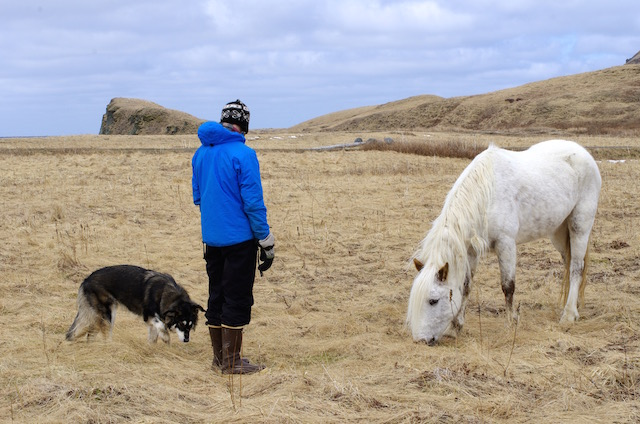
#> input picture data/person.jpg, 640 x 424 px
$ python visualize.py
#> lines starting #> are read from the running program, lines starting #| are printed output that depends on the picture; after the words box and inside, x2 and y2 are one past the last pixel; in counts of white or black regions, pixels touching at a corner belong together
import cv2

img_path = './data/person.jpg'
box = [0.787013, 0.571579, 0.305597, 0.481827]

img = cv2.imread(img_path)
#> img is the input picture: shape (424, 640, 3); mean B, G, R 154.7, 160.1, 166.5
img_h, img_w = img.shape[:2]
#> img_h = 424; img_w = 640

x, y, w, h = box
x_left = int((x - w / 2) * img_w)
#> x_left = 405
y_top = int((y - h / 2) * img_h)
#> y_top = 140
w = int(w * img_w)
#> w = 195
h = int(h * img_h)
#> h = 204

print(x_left, y_top, w, h)
#| 405 140 195 204
cv2.rectangle(img, (x_left, y_top), (x_left + w, y_top + h), (0, 0, 255), 2)
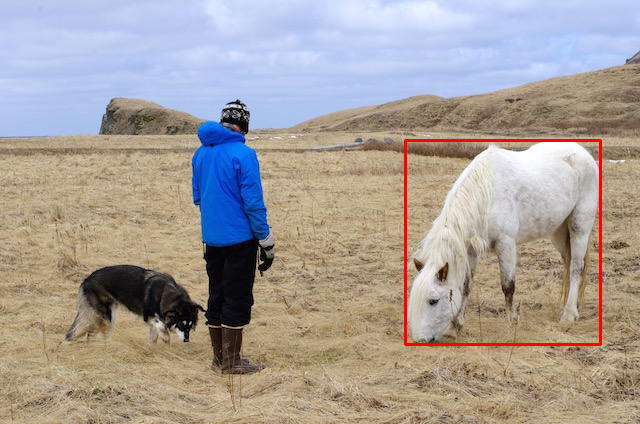
#> img: shape (424, 640, 3); 0.88% of pixels changed, all inside (x1, y1, x2, y2) = (404, 139, 602, 346)

cv2.imshow('img', img)
cv2.waitKey()

$ run again, with data/dog.jpg copied over data/person.jpg
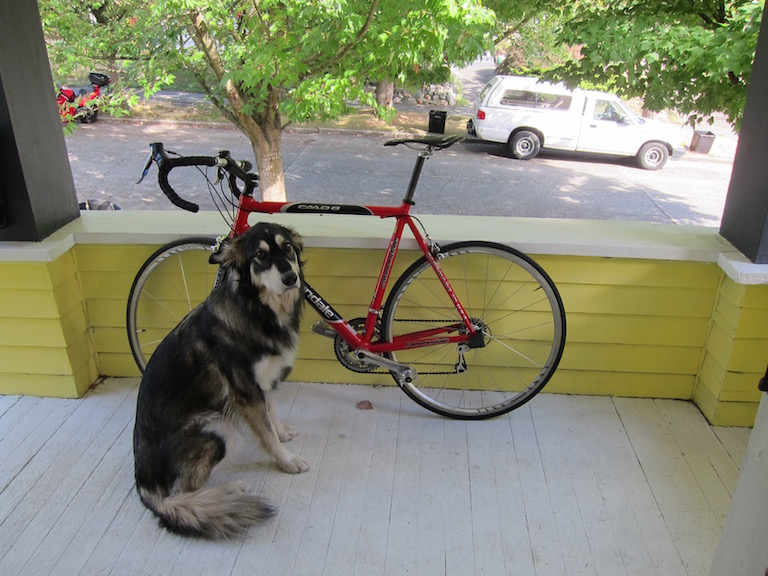
#> input picture data/dog.jpg, 768 x 576 px
#> img is the input picture: shape (576, 768, 3); mean B, G, R 114.1, 135.7, 134.4
#| 487 190 234 277
#> `cv2.rectangle(img, (x_left, y_top), (x_left + w, y_top + h), (0, 0, 25..`:
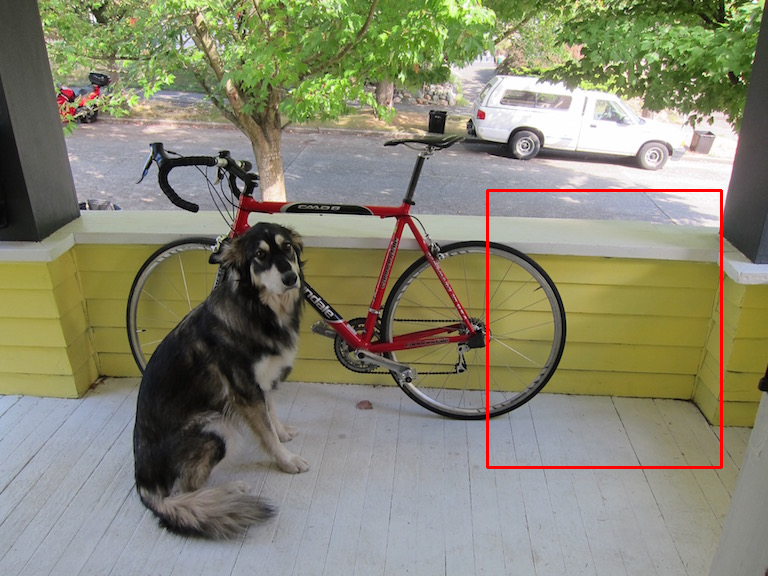
#> img: shape (576, 768, 3); 0.69% of pixels changed, all inside (x1, y1, x2, y2) = (486, 189, 723, 469)
